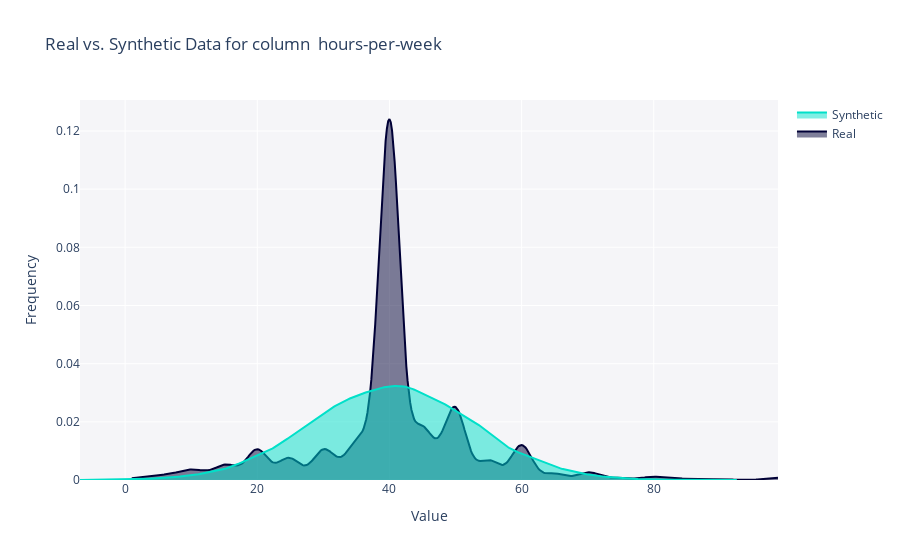

Notebook code cell kept with this figure:
### Code cell
from sdv.evaluation.single_table import get_column_pair_plot
from sdv.evaluation.single_table import get_column_plot

fig = get_column_plot(
    real_data=age_hours_df,
    synthetic_data=synthetic_df_full,
    column_name=' hours-per-week',
    metadata=metadata1
)
    
fig.show()

### Figure 1 — Plotly figure (JSON) as saved in the notebook; plotly's stock layout.template omitted (floating-point values rounded to 4 significant figures; data arrays with more than 128 entries replaced by an {"elided": "..."} marker saying what was removed)
{"data": [{"fill": "tozeroy", "hovertemplate": "<b>Real</b><br>Value: %{x}<br>Frequency: %{y}<extra></extra>", "legendgroup": "Real", "marker": {"color": "#000036"}, "mode": "lines", "name": "Real", "showlegend": true, "type": "scatter", "x": {"elided": "500 float values"}, "xaxis": "x", "y": {"elided": "500 float values"}, "yaxis": "y"}, {"fill": "tozeroy", "hovertemplate": "<b>Synthetic</b><br>Value: %{x}<br>Frequency: %{y}<extra></extra>", "legendgroup": "Synthetic", "marker": {"color": "#01E0C9"}, "mode": "lines", "name": "Synthetic", "showlegend": true, "type": "scatter", "x": {"elided": "500 float values"}, "xaxis": "x", "y": {"elided": "500 float values"}, "yaxis": "y"}], "layout": {"barmode": "overlay", "hovermode": "closest", "legend": {"traceorder": "reversed"}, "plot_bgcolor": "#F5F5F8", "title": {"text": "Real vs. Synthetic Data for column  hours-per-week"}, "xaxis": {"anchor": "y2", "domain": [0, 1], "title": {"text": "Value"}, "zeroline": false}, "yaxis": {"anchor": "free", "domain": [0, 1], "position": 0, "title": {"text": "Frequency"}}}}
